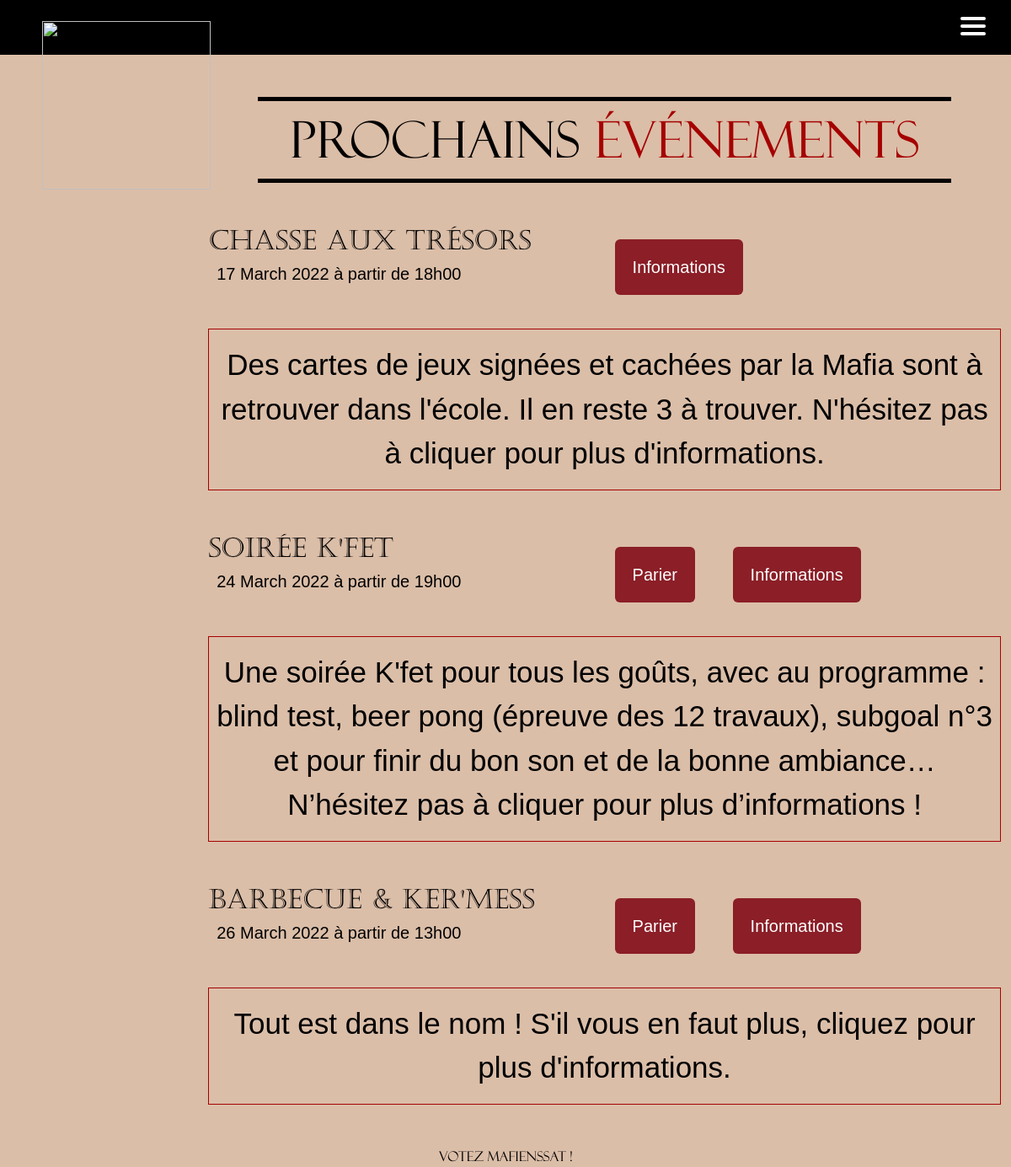
Before: /event/ with the older database file.
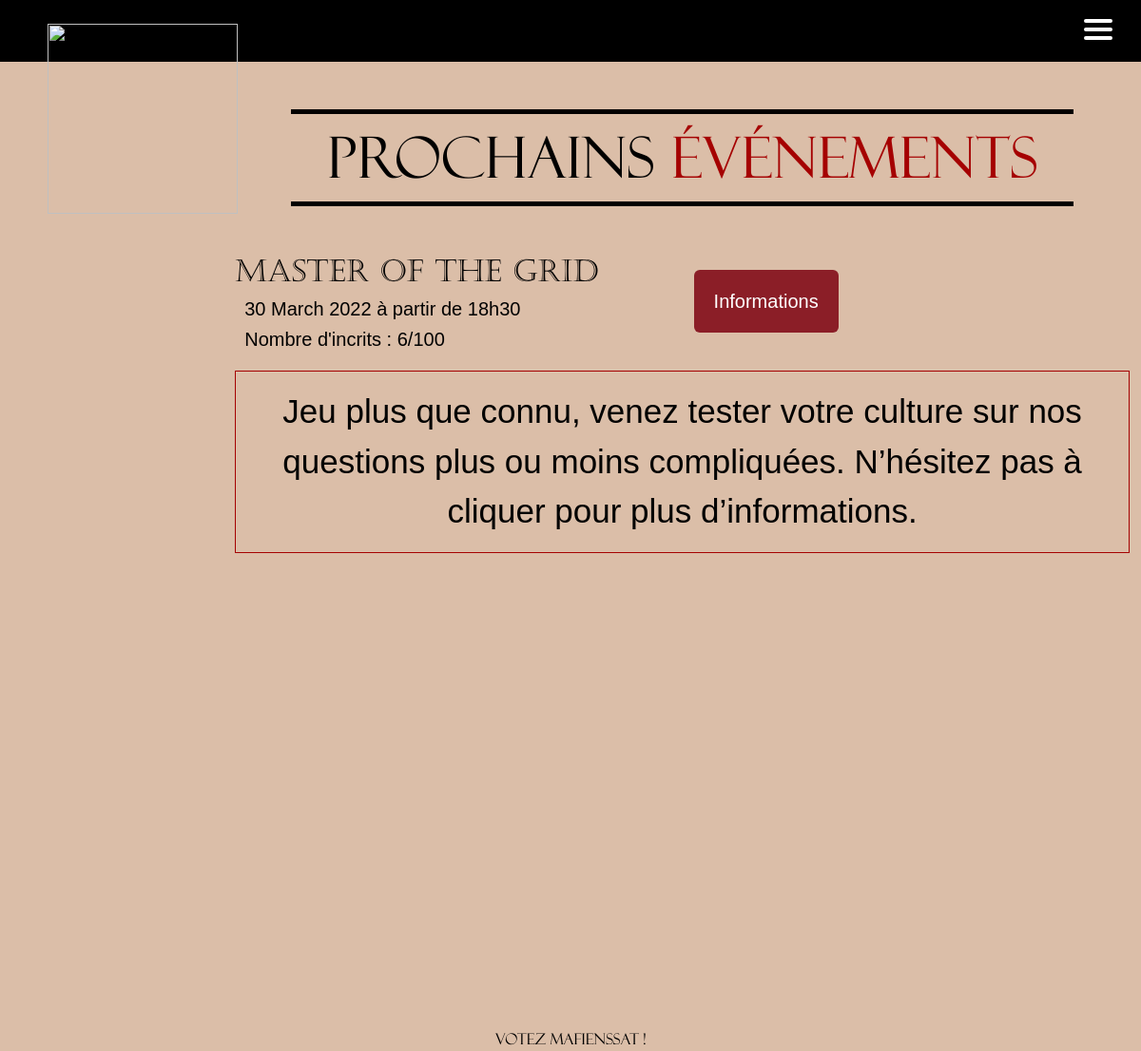
After: the same page with the newer database file.
### main_app/models.py (models this page shows)
class Event(models.Model):
    id = models.AutoField(primary_key=True, unique=True)
    event_name = models.CharField(max_length=256, unique=True)
    event_description = models.CharField(max_length=1024)
    TYPE = (
        ('A', 'Annonce'),
        ('B', 'Prévention'),
        ('C', 'Ker\'mess'),
        ('D', 'Soirée'),
        ('E', '12 Travaux du Klax')
    )
    event_type = models.CharField(max_length=1, choices=TYPE, blank=True, help_text='Which type of event')
    event_date = models.DateTimeField(help_text='YYYY-MM-DD HH:MM:SS')
    attendees_number = models.IntegerField(default=0)
    max_attendees = models.IntegerField(null=True)
    associated_bet = models.BooleanField(default=False)
    associated_html = models.BooleanField(default=False)
    visible = models.BooleanField(default=False)
    closed_event = models.BooleanField(default=False)

### main_app/views.py (the view)
# urls.py: path("event/", views.event, name="event"),
def event(request):
    events = Event.objects.all()
    try:
        user = User.objects.get(pk=request.user.id)
    except User.DoesNotExist:
        user = None
    try:
        registered_event = EventsRegistration.objects.filter(user_id_id=request.user.id).order_by("-id")
    except EventsRegistration.DoesNotExist:
        registered_event = None
    if registered_event is not None:
        reg_event_id = []
        for e in registered_event:
            reg_event_id.append(e.event_id.id)
        if reg_event_id:
            events = Event.objects.exclude(id__in=reg_event_id).order_by("-id")
            registered_event = Event.objects.filter(id__in=reg_event_id).order_by("-id")
    else:
        messages.error(request, "Erreur lors de l'envoie de la requête")
        events = Event.objects.all().order_by('-id')
    return render(request, 'events/event.html', {'events': events, 'user': user, 'registered': registered_event})

### templates/events/event.html (shortened to what this page needs)
{% extends 'main.html' %}
{% block content %}
{% load static %}
{% include 'nav.html' %}
<div class="container-fluid" id="event_page_id">
    <img class="logo_loco" width="350px" height="350px" src="{% static 'img/logodeloco.png' %}">
    {% if not registered %}
        <div id="next-event">
            <h1>Prochains <span>événements</span></h1>
        </div>
    {% endif %}
    {% for event in events %}
        {% if event.visible %}
            <div id="next-event-object">
                <div class="row">
                    <div class="col">
                        <div class="name_date">
                            <h2 id="name">{{event.event_name}}</h2>
                            <h3 id="date">{{event.event_date | date:"d"}} {{event.event_date | date:"F"}} {{event.event_date | date:"o"}} à partir de {{event.event_date | date:"H"}}h{{event.event_date | date:"i"}}</h3>
                        </div>
                        <div>
                            {% if event.max_attendees != 0 %}
                                <h4 id="h4_available">Nombre d'incrits : {{event.attendees_number}}/{{event.max_attendees}}</h4>
                            {% endif %}
                        </div>
                    </div>
                    <div class="col button_event">
                        {% if event.associated_bet %}
                            <a class="col btn btn_event" href="{% url "homeBetKlax" %}" value="goBet{{ event.id }}">
                                <h5>Parier</h5>
                            </a>
                        {% endif %}
                        {% if event.associated_html %}
                        <a name="html-event" id="{{ event.event_name }}" class="col btn btn_event html-event" href="#">
                            <h5>Informations</h5>
                        </a>
                        {% endif %}
                    </div>
                </div>
                <div id="description_event">
                    <p>{{event.event_description}}</p>
                </div>
            </div>
        {% endif %}
    {% endfor %}
<div id="vote_mafienssat_event">
    <p style="text-align:center; margin:0; color:black">Votez Mafienssat !</p>
</div>
</div>
{% endblock %}

Changed rows visible on the page:
removed Event: event_name "Chasse aux trésors", event_date "17", event_date "March", event_date "2022", event_date "18", event_date "00", event_description "Des cartes de jeux signées et cachées par la Mafia sont à retrouver dans l'école. Il en reste 3 à trouver. N'hésitez pas à cliquer pour plus d'informations."
removed Event: event_name "Soirée K'Fet", event_date "24", event_date "March", event_date "2022", event_date "19", event_date "00", event_description "Une soirée K'fet pour tous les goûts, avec au programme : blind test, beer pong (épreuve des 12 travaux), subgoal n°3 et pour finir du bon son et de la bonne ambiance… N’hésitez pas à cliquer pour plus d’informations !"
removed Event: event_name "Barbecue & Ker'mess", event_date "26", event_date "March", event_date "2022", event_date "13", event_date "00", event_description "Tout est dans le nom ! S'il vous en faut plus, cliquez pour plus d'informations."
added Event: event_name "Master of the Grid", event_date "30", event_date "March", event_date "2022", event_date "18", attendees_number "6", max_attendees "100", event_description "Jeu plus que connu, venez tester votre culture sur nos questions plus ou moins compliquées. N’hésitez pas à cliquer pour plus d’informations."
